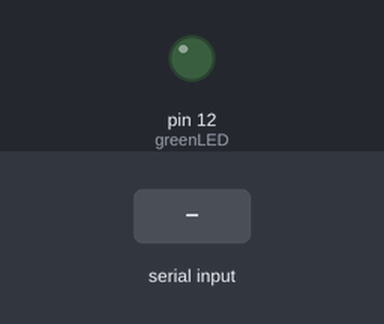
A sketch run on a simulated Arduino Uno, built with avr-gcc and run on an emulated ATmega328P. Parts: output pins drawn as LEDs (lit = HIGH). The test bench sets the inputs (shaded band). What the sketch prints to the serial monitor is not drawn.

Above: at 1.2 s.
1.3 s: "1" received over the second serial link
Timing chart, 0 to 4.3 s (numbered marks = the images above; inputs shaded):
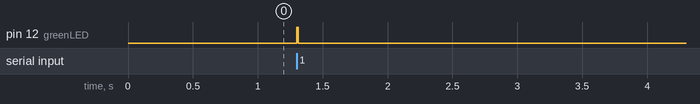

The sketch:

my_serial_slave.ino
```cpp
 //Receiver code
// https://www.circuitbasics.com/wired-communication-between-two-arduinos/

 #include <SoftwareSerial.h>
 SoftwareSerial link(2, 3); // Rx, Tx

  byte greenLED = 12;
  char cString[20];
  byte chPos = 0;
  byte ch = 0;
  char dataStr[6];
  ////////////////////////////////////////////
  void setup()
  {
    link.begin(9600); //setup software serial
    Serial.begin(9600);    //setup serial monitor
    pinMode(greenLED, OUTPUT);
  }
  ////////////////////////////////////////////
  void loop()
  {
 // if (link.available())
 //     Serial.write(link.read());
 // if (Serial.available())
 //     link.write(Serial.read());


   while(link.available())
   {
    //read incoming char by char:
     ch = link.read();
     cString[chPos] = ch;
     chPos++;

   digitalWrite(greenLED, HIGH); //flash led to show data is arriving
   delay(10);
   digitalWrite(greenLED, LOW);
   }
   cString[chPos] = 0; //terminate cString
   chPos = 0;

   Serial.print(cString);

  }
  //////////////////////////////////////////////////////
```

Measured:
- after the input at 1.3 s, pin 12 (greenLED): LOW → HIGH at once, → LOW 0.01 s later
